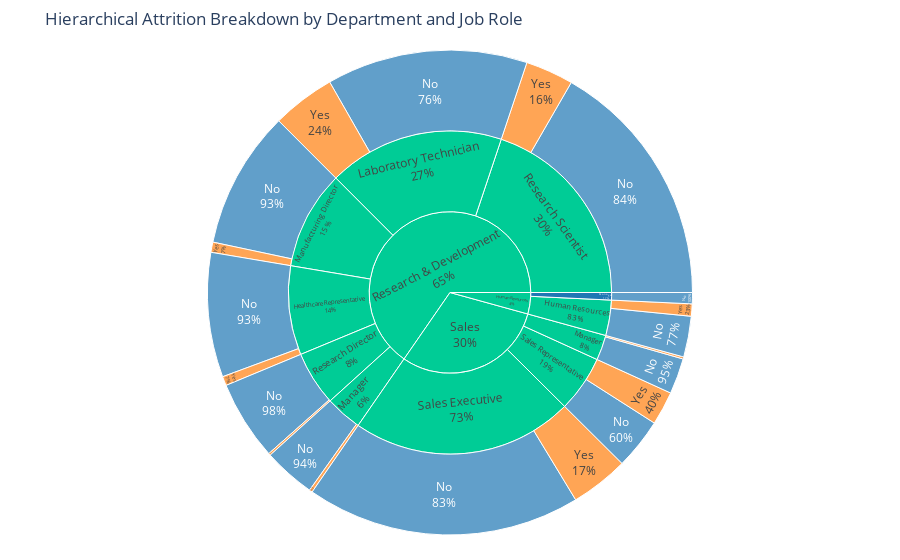

Notebook source saved alongside this figure:
### Markdown cell above
### 1.7.3.1 Department-Job Role Hierarchial Analysis on Attrition

### Code cell
#%pip install --quiet kaleido
import plotly.express as px

# Define color mapping for Attrition
attrition_colors = {'No': '#1f77b4', 'Yes': '#ff7f0e'}

fig = px.sunburst(
    df, 
    path=['Department', 'JobRole', 'Attrition'], 
    color='Attrition',
    color_discrete_map=attrition_colors, # Use the existing color mapping
    title='Hierarchical Attrition Breakdown by Department and Job Role'
)

# Update traces to show label AND percentage in the visualization
fig.update_traces(textinfo="label+percent parent") 

# Make sure the plot is interactive and renders nicely in your notebook
fig.update_layout(margin=dict(t=50, l=25, r=25, b=25)) # Optional: adjusts margins

# Save the figure as a static PNG file (requires kaleido)
fig.write_image("attrition_sunburst_chart.png") 

fig.show()

### Figure 1 — Plotly figure (JSON) as saved in the notebook; plotly's stock layout.template omitted (floating-point values rounded to 4 significant figures)
{"data": [{"branchvalues": "total", "customdata": [["(?)"], ["(?)"], ["(?)"], ["(?)"], ["(?)"], ["(?)"], ["(?)"], ["(?)"], ["(?)"], ["(?)"], ["(?)"], ["(?)"], ["(?)"], ["No"], ["No"], ["No"], ["No"], ["No"], ["No"], ["No"], ["No"], ["No"], ["No"], ["No"], ["No"], ["Yes"], ["Yes"], ["Yes"], ["Yes"], ["Yes"], ["Yes"], ["Yes"], ["Yes"], ["Yes"], ["Yes"]], "domain": {"x": [0, 1], "y": [0, 1]}, "hovertemplate": "labels=%{label}<br>count=%{value}<br>parent=%{parent}<br>id=%{id}<br>Attrition=%{customdata[0]}<extra></extra>", "ids": ["Human Resources", "Research & Development/Research Scientist", "Sales/Sales Executive", "Research & Development/Healthcare Representative", "Sales/Manager", "Sales/Sales Representative", "Research & Development", "Research & Development/Research Director", "Research & Development/Manager", "Research & Development/Laboratory Technician", "Research & Development/Manufacturing Director", "Human Resources/Human Resources", "Sales", "Sales/Sales Executive/No", "Research & Development/Research Director/No", "Human Resources/Human Resources/No", "Human Resources/Manager", "Human Resources/Manager/No", "Sales/Manager/No", "Research & Development/Healthcare Representative/No", "Research & Development/Manufacturing Director/No", "Research & Development/Laboratory Technician/No", "Research & Development/Research Scientist/No", "Research & Development/Manager/No", "Sales/Sales Representative/No", "Sales/Sales Executive/Yes", "Research & Development/Manager/Yes", "Research & Development/Manufacturing Director/Yes", "Human Resources/Human Resources/Yes", "Research & Development/Research Director/Yes", "Research & Development/Research Scientist/Yes", "Sales/Sales Representative/Yes", "Research & Development/Laboratory Technician/Yes", "Sales/Manager/Yes", "Research & Development/Healthcare Representative/Yes"], "labels": ["Human Resources", "Research Scientist", "Sales Executive", "Healthcare Representative", "Manager", "Sales Representative", "Research & Development", "Research Director", "Manager", "Laboratory Technician", "Manufacturing Director", "Human Resources", "Sales", "No", "No", "No", "Manager", "No", "No", "No", "No", "No", "No", "No", "No", "Yes", "Yes", "Yes", "Yes", "Yes", "Yes", "Yes", "Yes", "Yes", "Yes"], "marker": {"colors": ["#00cc96", "#00cc96", "#00cc96", "#00cc96", "#00cc96", "#00cc96", "#00cc96", "#00cc96", "#00cc96", "#00cc96", "#00cc96", "#00cc96", "#00cc96", "#1f77b4", "#1f77b4", "#1f77b4", "#1f77b4", "#1f77b4", "#1f77b4", "#1f77b4", "#1f77b4", "#1f77b4", "#1f77b4", "#1f77b4", "#1f77b4", "#ff7f0e", "#ff7f0e", "#ff7f0e", "#ff7f0e", "#ff7f0e", "#ff7f0e", "#ff7f0e", "#ff7f0e", "#ff7f0e", "#ff7f0e"]}, "name": "", "parents": ["", "Research & Development", "Sales", "Research & Development", "Sales", "Sales", "", "Research & Development", "Research & Development", "Research & Development", "Research & Development", "Human Resources", "", "Sales/Sales Executive", "Research & Development/Research Director", "Human Resources/Human Resources", "Human Resources", "Human Resources/Manager", "Sales/Manager", "Research & Development/Healthcare Representative", "Research & Development/Manufacturing Director", "Research & Development/Laboratory Technician", "Research & Development/Research Scientist", "Research & Development/Manager", "Sales/Sales Representative", "Sales/Sales Executive", "Research & Development/Manager", "Research & Development/Manufacturing Director", "Human Resources/Human Resources", "Research & Development/Research Director", "Research & Development/Research Scientist", "Sales/Sales Representative", "Research & Development/Laboratory Technician", "Sales/Manager", "Research & Development/Healthcare Representative"], "textinfo": "label+percent parent", "type": "sunburst", "values": [63, 292, 326, 131, 37, 83, 961, 80, 54, 259, 145, 52, 446, 269, 78, 40, 11, 11, 35, 122, 135, 197, 245, 51, 50, 57, 3, 10, 12, 2, 47, 33, 62, 2, 9]}], "layout": {"legend": {"tracegroupgap": 0}, "margin": {"b": 25, "l": 25, "r": 25, "t": 50}, "title": {"text": "Hierarchical Attrition Breakdown by Department and Job Role"}}}
